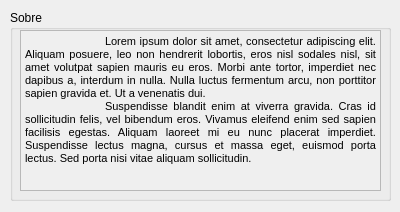
<?xml version="1.0" encoding="UTF-8"?>
<ui version="4.0">
 <class>qtSobre</class>
 <widget class="QWidget" name="qtSobre">
  <property name="geometry">
   <rect>
    <x>0</x>
    <y>0</y>
    <width>400</width>
    <height>212</height>
   </rect>
  </property>
  <property name="windowTitle">
   <string>Sobre</string>
  </property>
  <widget class="QGroupBox" name="groupBox">
   <property name="geometry">
    <rect>
     <x>10</x>
     <y>10</y>
     <width>381</width>
     <height>191</height>
    </rect>
   </property>
   <property name="title">
    <string>Sobre</string>
   </property>
   <widget class="QTextBrowser" name="textBrowser">
    <property name="enabled">
     <bool>false</bool>
    </property>
    <property name="geometry">
     <rect>
      <x>10</x>
      <y>20</y>
      <width>361</width>
      <height>161</height>
     </rect>
    </property>
    <property name="html">
     <string>&lt;!DOCTYPE HTML PUBLIC &quot;-//W3C//DTD HTML 4.0//EN&quot; &quot;http://www.w3.org/TR/REC-html40/strict.dtd&quot;&gt;
&lt;html&gt;&lt;head&gt;&lt;meta name=&quot;qrichtext&quot; content=&quot;1&quot; /&gt;&lt;style type=&quot;text/css&quot;&gt;
p, li { white-space: pre-wrap; }
&lt;/style&gt;&lt;/head&gt;&lt;body style=&quot; font-family:'MS Shell Dlg 2'; font-size:8.25pt; font-weight:400; font-style:normal;&quot;&gt;
&lt;p align=&quot;justify&quot; style=&quot; margin-top:0px; margin-bottom:0px; margin-left:0px; margin-right:0px; -qt-block-indent:0; text-indent:0px;&quot;&gt;&lt;span style=&quot; font-family:'Arial,Helvetica,sans'; font-size:8pt; color:#000000;&quot;&gt;	Lorem ipsum dolor sit amet, consectetur adipiscing elit. Aliquam posuere, leo non hendrerit lobortis, eros nisl sodales nisl, sit amet volutpat sapien mauris eu eros. Morbi ante tortor, imperdiet nec dapibus a, interdum in nulla. Nulla luctus fermentum arcu, non porttitor sapien gravida et. Ut a venenatis dui.&lt;/span&gt;&lt;/p&gt;
&lt;p align=&quot;justify&quot; style=&quot; margin-top:0px; margin-bottom:0px; margin-left:0px; margin-right:0px; -qt-block-indent:0; text-indent:0px;&quot;&gt;&lt;span style=&quot; font-family:'Arial,Helvetica,sans'; font-size:8pt; color:#000000;&quot;&gt;	Suspendisse blandit enim at viverra gravida. Cras id sollicitudin felis, vel bibendum eros. Vivamus eleifend enim sed sapien facilisis egestas. Aliquam laoreet mi eu nunc placerat imperdiet. Suspendisse lectus magna, cursus et massa eget, euismod porta lectus. Sed porta nisi vitae aliquam sollicitudin.&lt;/span&gt;&lt;/p&gt;&lt;/body&gt;&lt;/html&gt;</string>
    </property>
   </widget>
  </widget>
  <zorder>groupBox</zorder>
  <zorder>textBrowser</zorder>
 </widget>
 <resources/>
 <connections/>
</ui>
